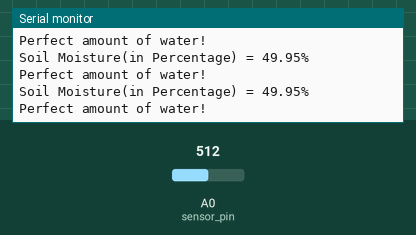
This sketch was run on a simulated Arduino Uno, built with avr-gcc and run on an emulated ATmega328P. On the bench: the last lines printed to the serial monitor. The inputs (shaded band) are chosen by the test bench; at power-on: A0 (sensor_pin) = 512.

Above: at 1.3 s.
1.4 s: A0 (sensor_pin) set to 716
At 1.83 s:
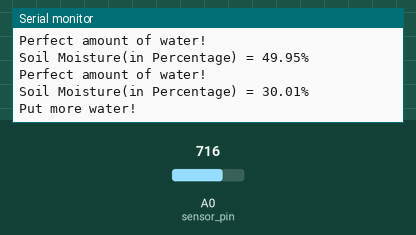
3.5 s: A0 (sensor_pin) set to 900
At 3.83 s:
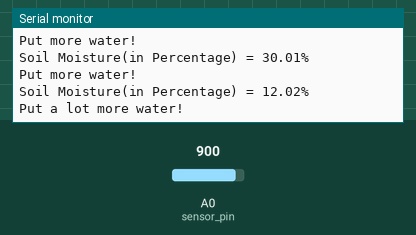
5.5 s: A0 (sensor_pin) set to 1023
At 5.84 s:
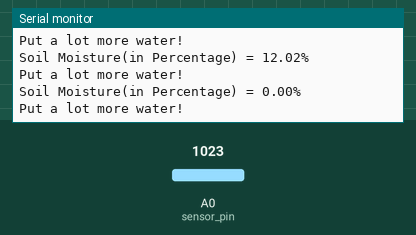
8.5 s: A0 (sensor_pin) set to 511
At 8.84 s:
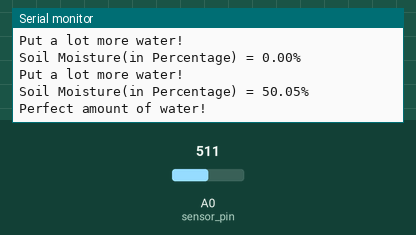
11.5 s: A0 (sensor_pin) set to 306
At 11.85 s:
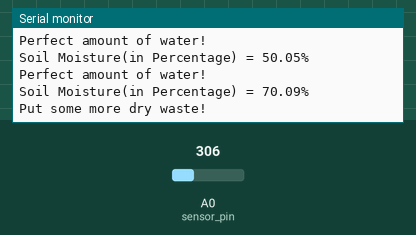
13.5 s: A0 (sensor_pin) set to 122
At 13.85 s:
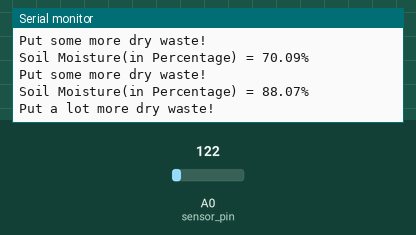
Timing chart, 0 to 16.5 s (numbered marks = the images above; inputs shaded):
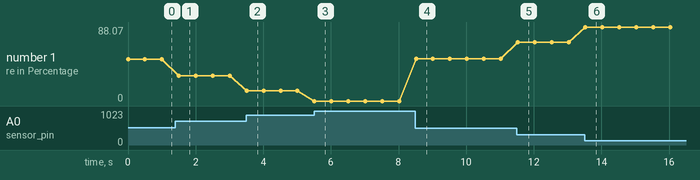

Measured:
- after the input at 1.4 s, the serial monitor: prints a new line after 0.10 s (image 1)
- after the input at 3.5 s, the serial monitor: prints a new line at once (image 2)
- after the input at 5.5 s, the serial monitor: prints a new line at once (image 3)
- after the input at 8.5 s, the serial monitor: prints a new line at once (image 4)
- after the input at 11.5 s, the serial monitor: prints a new line at once (image 5)
- after the input at 13.5 s, the serial monitor: prints a new line at once (image 6)
- plotted number 1: 49.95 → 30.01 after the input at 1.4 s, 30.01 → 12.02 after the input at 3.5 s, 12.02 → 0 after the input at 5.5 s, 0 → 50.05 after the input at 8.5 s, 50.05 → 70.09 after the input at 11.5 s

The sketch:

Soil_mOISTURE.ino
```cpp
const int sensor_pin = A0;  /* Connect Soil moisture analog sensor pin to A0 of NodeMCU */

void setup() {
  Serial.begin(9600); /* Define baud rate for serial communication */
}

void loop() {
  float moisture_percentage;

  moisture_percentage = ( 100.00 - ( (analogRead(sensor_pin)/1023.00) * 100.00 ) );

  Serial.print("Soil Moisture(in Percentage) = ");
  Serial.print(moisture_percentage);
  Serial.println("%");
  if (moisture_percentage<=20){
    Serial.println("Put a lot more water!");
  }
  else if(moisture_percentage<=40 && moisture_percentage>20){
    Serial.println("Put more water!");}
  else if(moisture_percentage<=45 && moisture_percentage>40 ){
    Serial.println("Put very little water!");}
  else if(moisture_percentage>45 && moisture_percentage<55){
    Serial.println("Perfect amount of water!");
  }
  else if (moisture_percentage>=55 && moisture_percentage<75){
    Serial.println("Put some more dry waste!");
  }
  else if(moisture_percentage>=75 && moisture_percentage<100){
    Serial.println("Put a lot more dry waste!");
  }
  delay(500);
}
```
